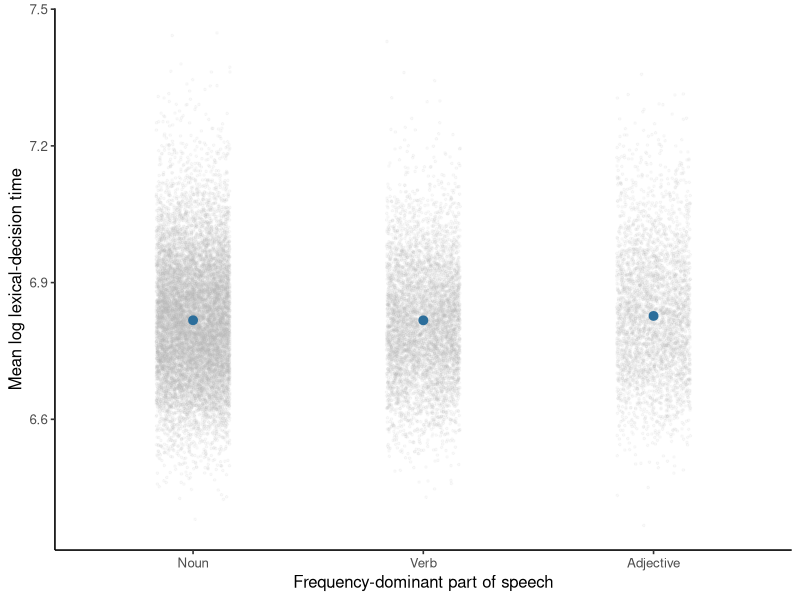

Recreate this plot in R.
## ---- chunk 1
#| label: fit-mald-treatment-coding
library(ggplot2)

mald <- read.csv("data/mald/mald-items.csv", stringsAsFactors = FALSE)
mald$log_frequency_c <-
  mald$log_frequency_subtlex - mean(mald$log_frequency_subtlex)
mald$log_duration_c <- mald$log_duration - mean(mald$log_duration)
mald$n_phones_c <- mald$n_phones - mean(mald$n_phones)

major_pos <- subset(
  mald,
  part_of_speech %in% c("Noun", "Verb", "Adjective")
)
major_pos$part_of_speech <- factor(
  major_pos$part_of_speech,
  levels = c("Noun", "Verb", "Adjective")
)
contrasts(major_pos$part_of_speech) <- contr.treatment(3)

fit <- lm(
  mean_log_rt ~ part_of_speech + log_frequency_c +
    log_duration_c + n_phones_c,
  data = major_pos
)

contrasts(major_pos$part_of_speech)
coef(summary(fit))
## ---- chunk 2
#| label: plot-mald-treatment-coding
#| fig-cap: "Observed MALD item summaries and adjusted part-of-speech means at observed mean frequency, duration, and phone count."
prediction_data <- data.frame(
  part_of_speech = factor(
    levels(major_pos$part_of_speech),
    levels = levels(major_pos$part_of_speech)
  ),
  log_frequency_c = 0,
  log_duration_c = 0,
  n_phones_c = 0
)
interval <- predict(fit, newdata = prediction_data, interval = "confidence")
prediction_data$fit <- interval[, "fit"]
prediction_data$low <- interval[, "lwr"]
prediction_data$high <- interval[, "upr"]

point_opacity <- 0.08
ggplot(major_pos, aes(part_of_speech, mean_log_rt)) +
  geom_jitter(color = "grey70", alpha = point_opacity, width = 0.16, height = 0, size = 0.6) +
  geom_pointrange(
    data = prediction_data,
    aes(y = fit, ymin = low, ymax = high),
    color = "#2C6E9B",
    linewidth = 0.6
  ) +
  labs(
    x = "Frequency-dominant part of speech",
    y = "Mean log lexical-decision time"
  ) +
  theme_classic(base_size = 12)
